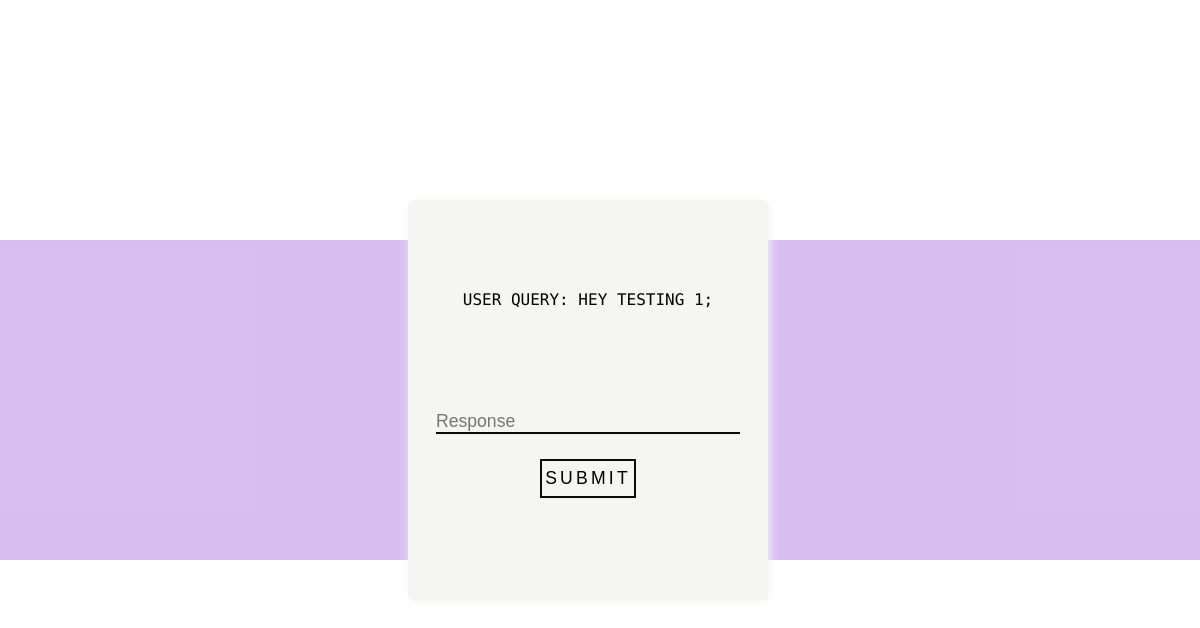
Page /admin/reply.php?reply=1 (signed in) on the earlier database version.
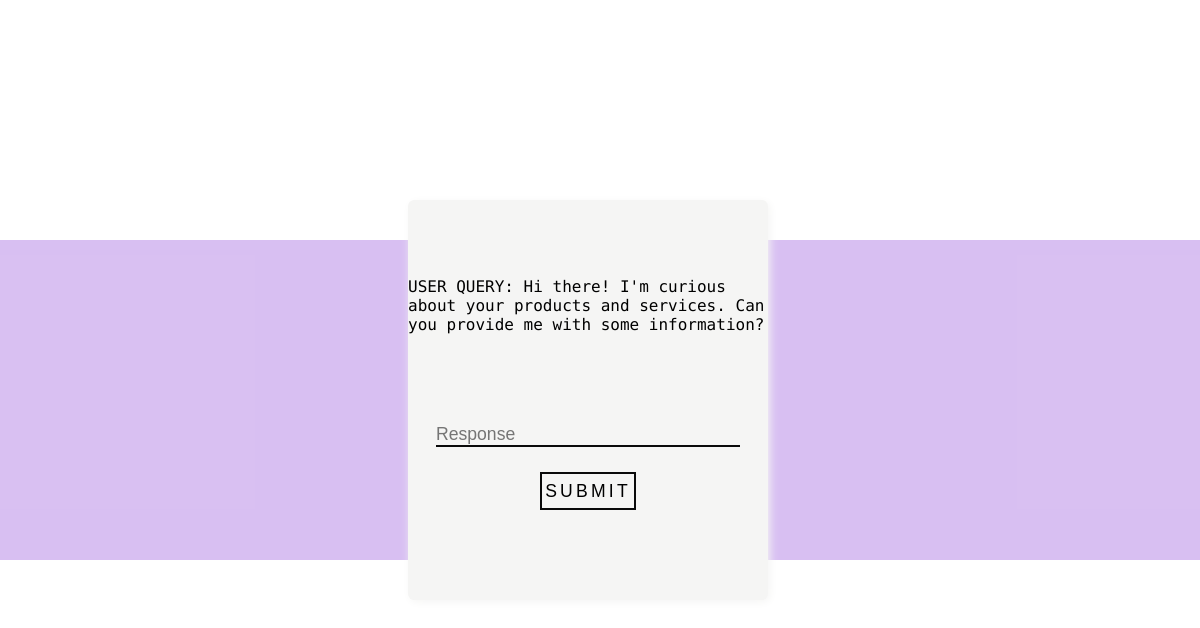
Same page on the later database version.
### tables this page shows
CREATE TABLE `contact` (
  `sl` int(11) NOT NULL,
  `name` text NOT NULL DEFAULT '',
  `email` text NOT NULL DEFAULT '',
  `message` text NOT NULL DEFAULT '',
  `contact_query_no` text NOT NULL DEFAULT '',
  `status` text DEFAULT NULL,
  `dt` datetime NOT NULL DEFAULT current_timestamp()
);

### admin/reply.php (the view, shortened to what this page needs)
<?php
if (isset($_SESSION['username'])) {
    include("_con.php");
    $sl = (int)$_GET['reply'];
    $query = "SELECT message FROM `contact` WHERE sl=?";
    $stmt = mysqli_prepare($conn, $query);
    mysqli_stmt_bind_param($stmt, "i", $sl);
    mysqli_stmt_execute($stmt);
    $result = mysqli_stmt_get_result($stmt);
    $message = null;
    if ($row = mysqli_fetch_assoc($result)) {
        $message = $row['message'];
    }
} else {
    header('Location: adminLogin.php');
    exit;
}
?>
<!DOCTYPE html>
<html lang="en">
<head>
</head>
<body>
    <div class="card">
        <div class="user_query">
            <?php
            if ($message) {
                echo "USER QUERY: " . htmlspecialchars($message);
            } else {
                echo "No message found.";
            }
            ?>
        </div>
        <form action="" method="post">
            <input type="text" name="reply" id="reply" placeholder="Response">
            <button type="submit">SUBMIT</button>
        </form>
    </div>
</body>
</html>

### admin/reply.php (style rules this page uses)
:root { --clr-pri: rgba(141, 67, 216, 0.336); --clr-txt: rgb(245, 245, 244); --clr-black: rgb(10, 10, 10); }
* { margin: 0; padding: 0; box-sizing: border-box; }
body { background: url(../assets/bgImg.jpg); background-position: center; background-repeat: no-repeat; background-size: cover; background-clip: border-box; font-family: 'Roboto Mono', monospace; }
.card { position: absolute; top: 25vh; left: 34vw; background: var(--clr-txt); width: 30vw; height: 50vh; border-radius: 0.4rem; box-shadow: 2px 2px 0.5rem var(--clr-txt); display: flex; justify-content: space-evenly; align-items: center; flex-direction: column; }
.card form { display: flex; justify-content: space-around; align-items: center; flex-direction: column; height: 7rem; }
.card form input { width: 19rem; outline: none; border: none; background: none; border-bottom: 2px solid var(--clr-black); font-size: 1.1rem; }
.card form button { outline: none; border: none; background: none; border-bottom: 2px solid var(--clr-black); border-top: 2px solid var(--clr-black); border-right: 2px solid var(--clr-black); border-left: 2px solid var(--clr-black); letter-spacing: 0.2rem; font-size: 1.1rem; width: 6rem; height: 2.4rem; }

Differences in the rows shown:
changed contact: message "HEY TESTING 1;" → "Hi there! I'm curious about your products and services. Can you provide me with some information?"
